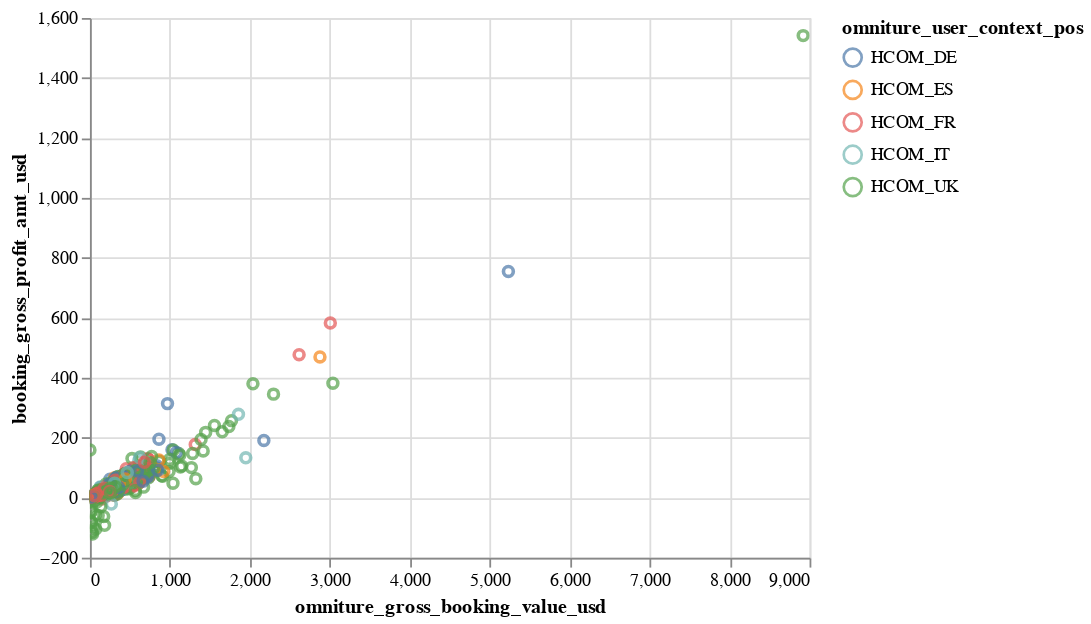

Write notebook code for a chart like this one.
### Markdown cell above
Run the following cell. If it returns an *interactive* scatter plot then you're now ready to create powerful data visualisations with [Altair](https://altair-viz.github.io/index.html) in a Jupyter notebook.

### Code cell
import altair as alt

alt.Chart(hcom_data_sample_df).mark_point().encode(
    x = 'omniture_gross_booking_value_usd',
    y = 'booking_gross_profit_amt_usd',
    color = 'omniture_user_context_pos'
).interactive()

### Figure 1 — Vega-Lite specification as saved in the notebook (floating-point values rounded to 4 significant figures; data arrays with more than 128 entries replaced by an {"elided": "..."} marker saying what was removed)
{"$schema": "https://vega.github.io/schema/vega-lite/v3.2.1.json", "config": {"mark": {"tooltip": null}, "view": {"height": 300, "width": 400}}, "data": {"name": "data-5e6f95ae5a9f032432f47972f6eb6abf"}, "datasets": {"data-5e6f95ae5a9f032432f47972f6eb6abf": {"elided": "1000 records"}}, "encoding": {"color": {"field": "omniture_user_context_pos", "type": "nominal"}, "x": {"field": "omniture_gross_booking_value_usd", "type": "quantitative"}, "y": {"field": "booking_gross_profit_amt_usd", "type": "quantitative"}}, "mark": "point", "selection": {"selector008": {"bind": "scales", "encodings": ["x", "y"], "type": "interval"}}}
